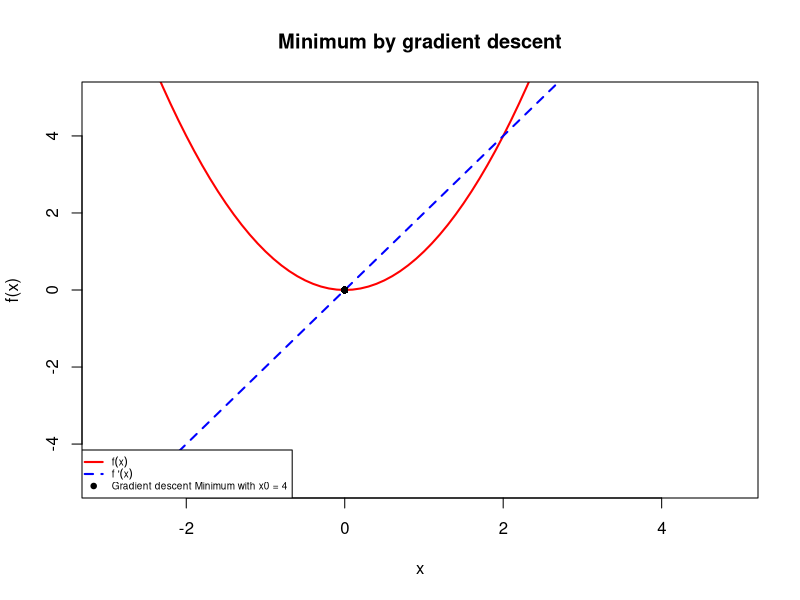
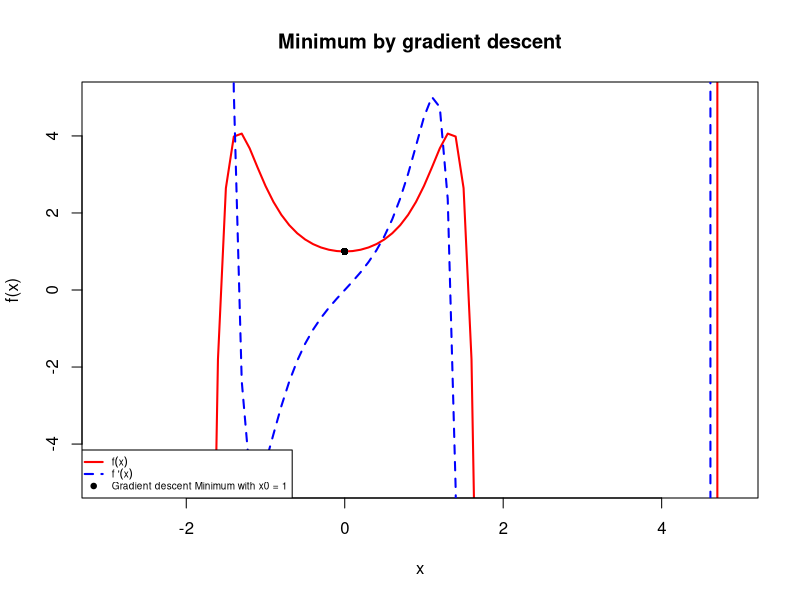
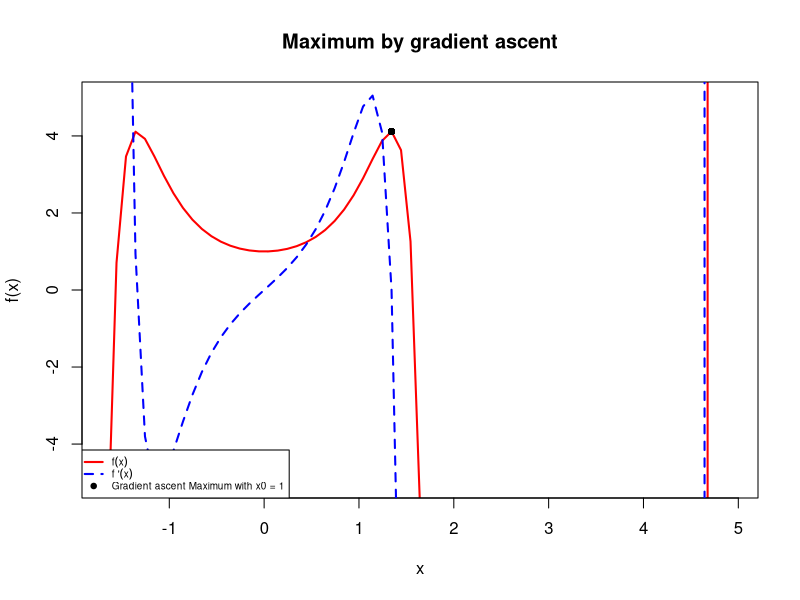
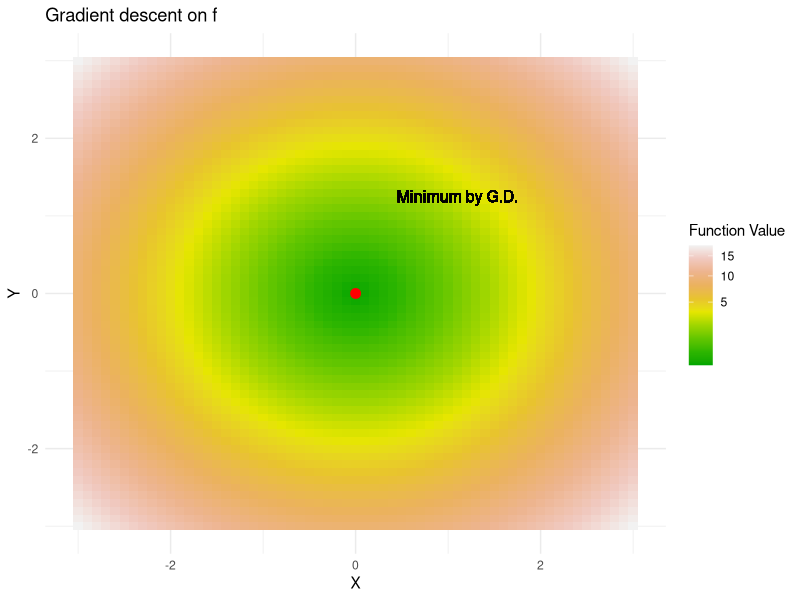
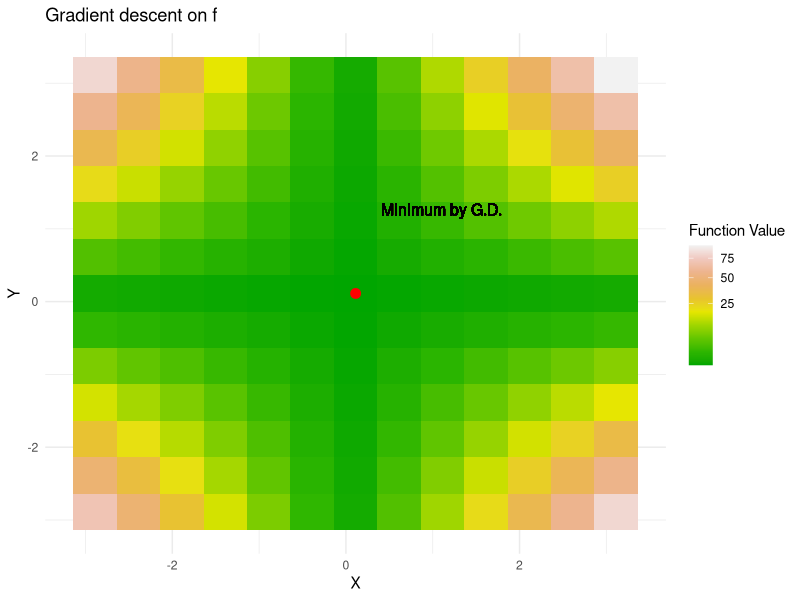
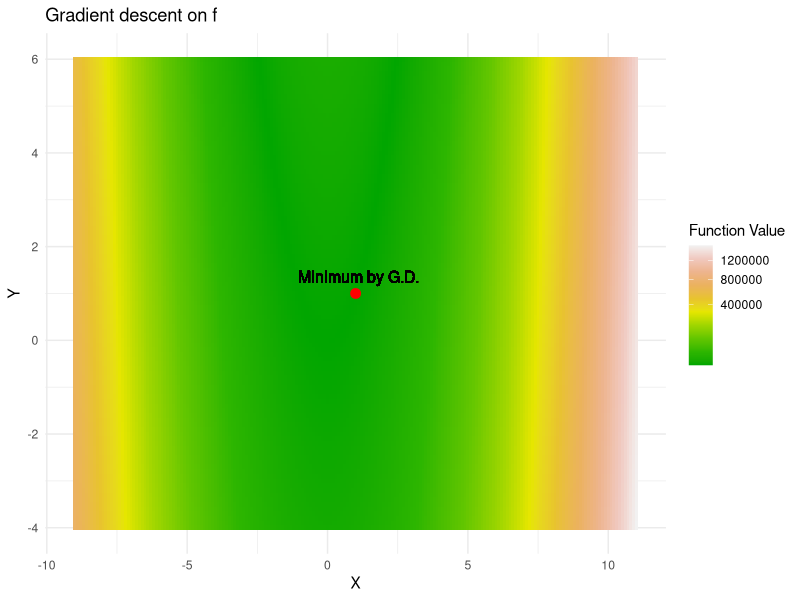

Write the R code that produced these figures, in order.

library(ggplot2)

##Gradient based method

gradient.descent <- function(f, gradf, x0, iterations=50000, eta=0.0002, momentum = 0, ascent = FALSE, xlim = 3, ylim = 3, detail =0.1) {
  max <- ifelse(ascent,"Maximum","Minimum")
  asc <- ifelse(ascent,"ascent","descent")
  x <- x0
  neg_gradf <- function(x){return(-1*gradf(x))}
  grad_f <- ifelse(ascent,neg_gradf,gradf)
  step <- 0
  for (i in 1:iterations){
    step <- momentum*step - eta*grad_f(x)
    x <- x + step
  }
  gradient <- (list(x = x, f = f(x)))
  if (any(is.nan(gradient$x))){print("The method did not converge")
    gradient$x <- c()
    gradient$f <- c()}
  if (length(gradient$x)==1) {
    x <- gradient$x[1]
    support <- seq(-xlim+x, 2+xlim, by = detail)
    plot(support, f(support), type = "l", main = paste(max ,"by gradient", asc),xlab = "x", ylab = "f(x)", lwd = 2, col = "red", ylim = c(-5,5))
    lines(support,gradf(support), type = "l", col = "blue", lwd = 2, lty = "dashed")
    points(c(gradient$x),c((gradient$f)),col = "black", pch = 16)
    legend("bottomleft", legend = c(expression(paste(f(x))), expression(paste("f '"(x))), paste("Gradient", asc, max,"with x0 =", as.character(x0))),
           col = c("red", "blue", "black"), lty = c("solid", "dashed", "blank"), lwd = 2, pch = c(NA, NA, 19), cex = .6)
  }
  
  if (length(gradient$x)==2) {
    c <- gradient$x
    x <- seq(-xlim+c[1],xlim+c[1],by = detail)
    y <- seq(-ylim+c[2],ylim+c[2],by = detail)
    grid <- expand.grid(x = x, y = y)
    grid$z <- x
    grid$z <- sapply(1:nrow(grid), function(i) f(c(grid$x[i], grid$y[i])))
    point_data <- data.frame(x = c[1], y = c[2])
    point_data$z <- f(c(point_data$x, point_data$y))
    plot <- ggplot(grid, aes(x = x, y = y, fill = z)) +
      geom_tile() +
      geom_point(data = point_data, aes(x = x, y = y), color = "red", size = 3) +
      geom_text(x = 1.1, y = 1.1, label = paste(max,"by G.D."), color = "black", size =4, vjust = -0.5) +
      scale_fill_gradientn(colors = terrain.colors(10), trans = "sqrt") +
      labs(title = paste("Gradient", asc,"on f"),
           x = "X",
           y = "Y",
           fill = "Function Value") +
      theme_minimal()
      print(plot)
  }
  if (length(gradient$x) > 2){print("Function is too high-dimensional to be plotted")}
  return(gradient)
}


##Examples

f1 <- function(x){x^2}
gradf1 <- function(x){2*x}
gradient.descent(f1,gradf1, x0 = 4)

f2 <- function(x){cos(x)*(5)^(x^2)}
gradf2 <- function(x){-(sin(x)/(.2^(x^2))) + 2*x*log(5)*(cos(x))*(5^(x^2))}
gradient.descent(f2,gradf2, x0 = 1)
gradient.descent(f2,gradf2, x0 = 1,ascent = TRUE)

f3 <- function(x){x[1]^2+x[2]^2}
gradf3 <- function(x){c(2*x[1],2*x[2])}
gradient.descent(f3,gradf3, x0 = c(2,3))

f4 <- function(x){x[1]^2*(x[2])^2}
gradf4 <- function(x){c(2*x[1]*(x[2])^2,2*x[1]^2*(x[2]))}
gradient.descent(f4,gradf4, x0 = c(2,2), iterations = 100000, detail = 0.5)

rosenbrock <- function(x) (x[1]-1)^2 + 100*(x[1]^2-x[2])^2
grad_rosenbrock <- function(x) {return(c(2*(x[1]-1)+400*x[1]*(x[1]^2-x[2]),-200*(x[1]^2-x[2])))}
gradient.descent(f = rosenbrock, gradf = grad_rosenbrock, x0 = c(3,4), eta = 2^-10, detail = 0.1, xlim = 10, ylim = 5)

##The Rosenbrock function, which is common for gradient
##based algorithms can be generalized further than shown 
##before as it is done below:


##Generalization of the Rosenbrock function

rosenbrock_function = function(x,a=1,b=100) {
  s <- 0
  for (i in 1:(length(x)-1)) {
    s <- s + b*(x[i+1]-x[i]^2)^2+(a-x[i])^2
  }
  return(s)
}




